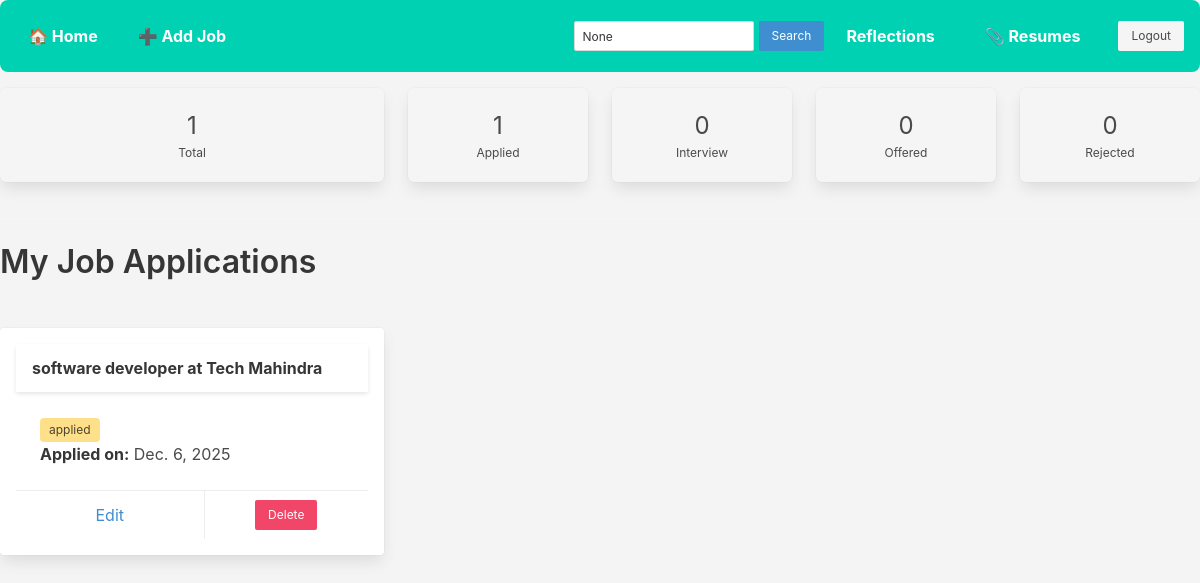
Page /joblist/?status=applied (signed in) on the committed database.
### jobs/models.py (models this page shows, shortened)
class Job(models.Model):
    STATUS_CHOICES = [
        ('applied', 'Applied'),
        ('interviewing', 'Interviewing'),
        ('offered', 'Offered'),
        ('rejected', 'Rejected'),
    ]
    user = models.ForeignKey(User, on_delete=models.CASCADE)
    company_name = models.CharField(max_length=100)
    position = models.CharField(max_length=100)
    application_date = models.DateField()
    status = models.CharField(max_length=20, choices=STATUS_CHOICES)
    notes = models.TextField(blank=True)
    from django.db import models

### jobs/views.py (the view)
# urls.py: path('joblist/', views.job_list, name="joblist"),
@login_required
def job_list(request):
    jobs = Job.objects.filter(user=request.user)
    query = request.GET.get('q')
    status_filter = request.GET.get('status')
    if query:
        jobs = jobs.filter(
            Q(company_name__icontains=query) | Q(position__icontains=query)
        )
    if status_filter and status_filter != "All":
        jobs = jobs.filter(status=status_filter)
    total_jobs = jobs.count()
    status_counts = {
        'Applied': jobs.filter(status='applied').count(),
        'Interview': jobs.filter(status='interviewing').count(),
        'Offered': jobs.filter(status='offered').count(),
        'Rejected': jobs.filter(status='rejected').count(),
    }
    context = {
        'jobs': jobs,
        'total_jobs': total_jobs,
        'status_counts': status_counts,
        'query': query,
        'status_filter': status_filter,
        'status_choices': ['All', 'Applied', 'Interview', 'Offered', 'Rejected']
    }
    return render(request, 'job_list.html', context)

### jobs/templates/job_list.html (shortened to what this page needs)
{% extends 'base.html' %}
{% block content %}
<div class="navbar mb-4 is-flex is-align-items-center is-justify-content-space-between">
      <div class="navbar-start">
        <a class="navbar-item">🏠 Home</a>
        <a class="navbar-item" href="{% url 'create_job' %}">➕ Add Job</a>
      </div>
      <div class="navbar-end is-flex is-align-items-center" style="gap: 10px;">
      <form method="GET" class="is-flex is-align-items-center" style="gap: 5px;">
        <input type="text" name="q" placeholder="Search"
              value="{{ query }}" class="input is-small" style="width: 180px;">
        <button type="submit" class="button is-info is-small">Search</button>
      </form>
      <a class="navbar-item" href="{% url 'reflection_list' %}"> Reflections</a>
      <a class="navbar-item" href="{% url 'resume_list' %}">📎 Resumes</a>
          <form action="{% url 'logout' %}" method="post">
            <button class="button is-light is-small" type="submit">Logout</button>
          </form>
          </div>
        </div>
        <div class="columns is-multiline is-mobile mb-5">
            <div class="column is-4">
              <a href="{% url 'joblist' %}" class="box has-text-centered {% if not status_filter or status_filter == 'All' %}has-background-link-light has-text-weight-bold{% else %}has-background-light{% endif %}">
                <p class="is-size-4">{{ total_jobs }}</p>
                <p class="is-size-7">Total</p>
              </a>
            </div>
            <div class="column is-2">
              <a href="?status=applied" class="box has-text-centered {% if status_filter == 'Applied' %}has-background-warning-light has-text-weight-bold{% else %}has-background-light{% endif %}">
                <p class="is-size-4">{{ status_counts.Applied }}</p>
                <p class="is-size-7">Applied</p>
              </a>
            </div>
            <div class="column is-2">
              <a href="?status=interviewing" class="box has-text-centered {% if status_filter == 'Interview' %}has-background-info-light has-text-weight-bold{% else %}has-background-light{% endif %}">
                <p class="is-size-4">{{ status_counts.Interview }}</p>
                <p class="is-size-7">Interview</p>
              </a>
            </div>
            <div class="column is-2">
              <a href="?status=offered" class="box has-text-centered {% if status_filter == 'Offered' %}has-background-success-light has-text-weight-bold{% else %}has-background-light{% endif %}">
                <p class="is-size-4">{{ status_counts.Offered }}</p>
                <p class="is-size-7">Offered</p>
              </a>
            </div>
            <div class="column is-2">
              <a href="?status=rejected" class="box has-text-centered {% if status_filter == 'Rejected' %}has-background-danger-light has-text-weight-bold{% else %}has-background-light{% endif %}">
                <p class="is-size-4">{{ status_counts.Rejected }}</p>
                <p class="is-size-7">Rejected</p>
              </a>
            </div>
        </div>
<hr>
<h1 class="title">My Job Applications</h1>
<br>
            <div class="columns is-multiline">
              {% for job in jobs %}
                <div class="column is-one-third">
                  <div class="card">
                    <header class="card-header">
                      <p class="card-header-title">
                        {{ job.position }} at {{ job.company_name }}
                      </p>
                    </header>
                    <div class="card-content">
                      <div class="content">
                        <span class="tag
                          {% if job.status == 'applied' %}is-warning
                          {% elif job.status == 'interviewing' %}is-info
                          {% elif job.status == 'offered' %}is-success
                          {% elif job.status == 'rejected' %}is-danger
                          {% else %}is-light{% endif %}">
                          {{ job.status }}
                        </span>
                        <p><strong>Applied on:</strong> {{ job.application_date }}</p>
                      </div>
                    </div>
                    <footer class="card-footer">
                      <a href="{% url 'update_job' job.pk %}" class="card-footer-item has-text-info">Edit</a>
                      <form method="POST" action="{% url 'reflect_and_delete' job.id %}" onsubmit="return confirmDelete();" class="card-footer-item p-0">
                        <button type="submit" class="button is-danger is-small m-2">Delete</button>
                      </form>
                    </footer>
                  </div>
                </div>
              {% empty %}
                <p class="has-text-grey">No jobs added yet.</p>
              {% endfor %}
            </div>
{% endblock %}

### jobs/templates/base.html (style rules this page uses)
body { padding: 0rem; background-color: #f4f4f4; }
.navbar { background-color: #00d1b2; padding: 1rem; border-radius: 8px; margin-bottom: 2rem; }
.navbar a { color: white; font-weight: bold; margin-right: 1rem; }
.card { padding: 1rem; margin-bottom: 1rem; }

### rows in the picture
Job: position "software developer", company_name "Tech Mahindra", status "applied", application_date "Dec. 6, 2025"

### other values in the picture
{{ total_jobs }} "1"
{{ status_counts.Applied }} "1"
{{ status_counts.Interview }} "0"
{{ status_counts.Offered }} "0"
{{ status_counts.Rejected }} "0"
